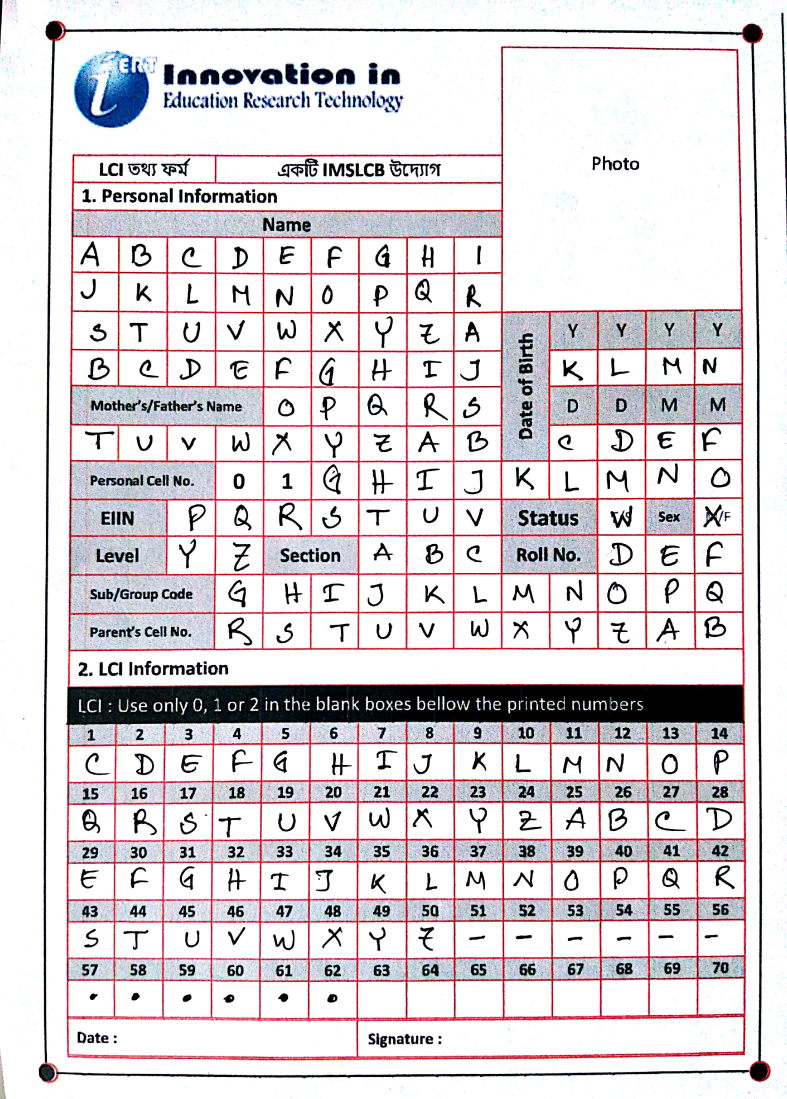
#> input picture Experiments/AI Mridul/Inputs/005.jpg, 2360 x 3296 px (shown at 1/3 size); its folder holds only this picture in this run
$ python -i D_Split.py   (imports and definitions only)
#> lines starting #> are read from the running program, lines starting #| are printed output that depends on the picture
#> further down, picture is the input picture: shape (3296, 2360, 3); mean B, G, R 216.2, 212.6, 220.7
import F_FinalPreprocess

import numpy as np
import cv2
import matplotlib.pyplot as plt
from scipy.spatial import ConvexHull
import glob

def MakeSharp(img):

    clahe = cv2.createCLAHE(clipLimit=5, tileGridSize=(1,1))

    lab = cv2.cvtColor(img, cv2.COLOR_BGR2LAB)
#> lab: shape (3296, 2360, 3); mean of channels 0, 1, 2 217.8, 131.7, 128.4
    l, a, b = cv2.split(lab)
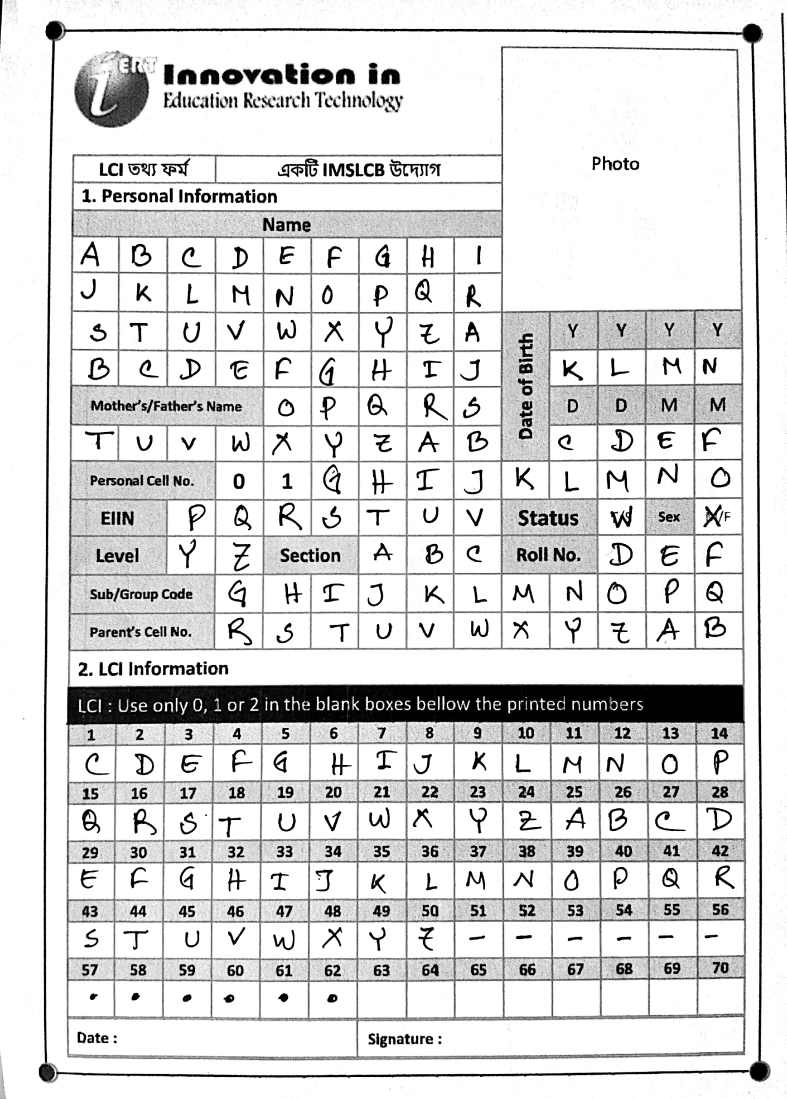
#> l: shape (3296, 2360) (shown at 1/3 size); min 0, max 255, mean 217.8
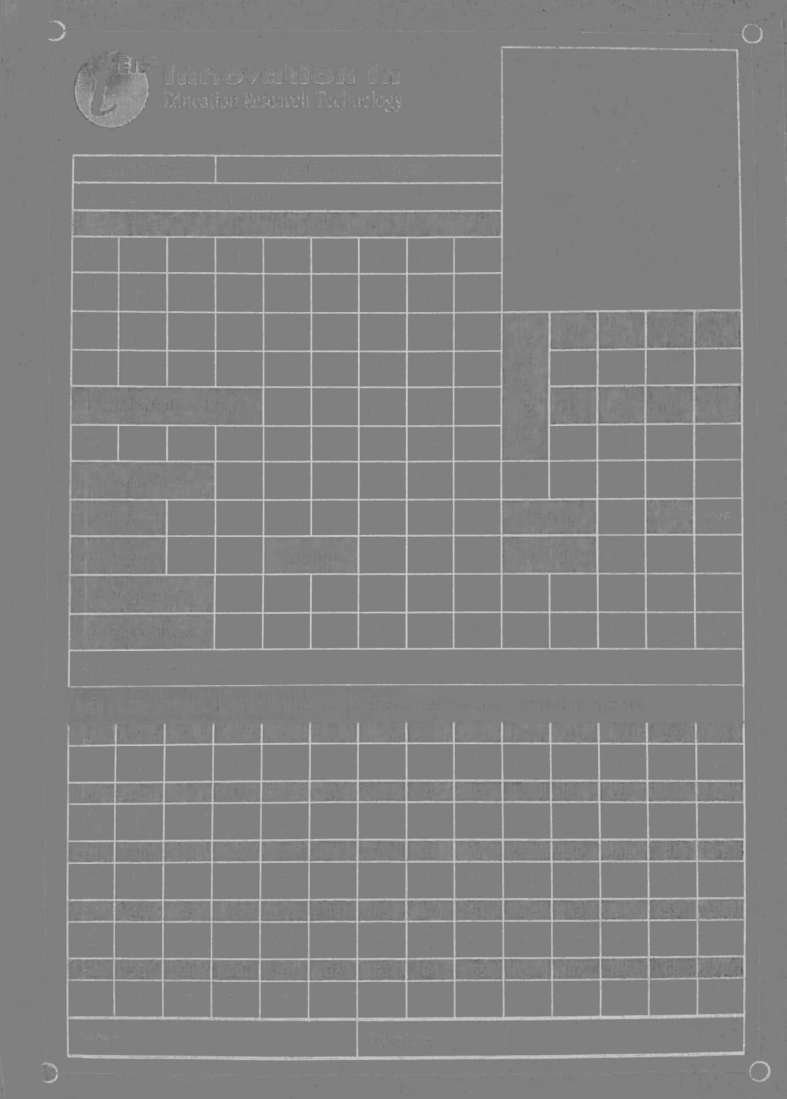
#> a: shape (3296, 2360) (shown at 1/3 size); min 85, max 210, mean 131.7
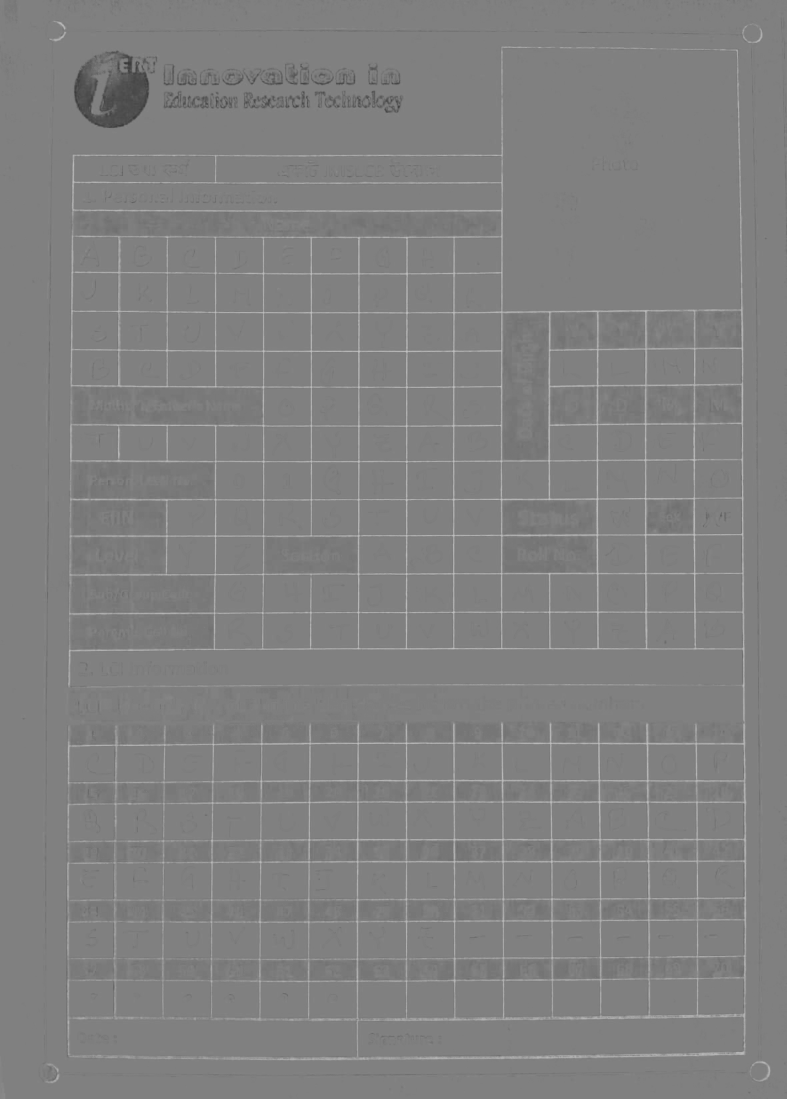
#> b: shape (3296, 2360) (shown at 1/3 size); min 50, max 195, mean 128.4

    l2 = clahe.apply(l)
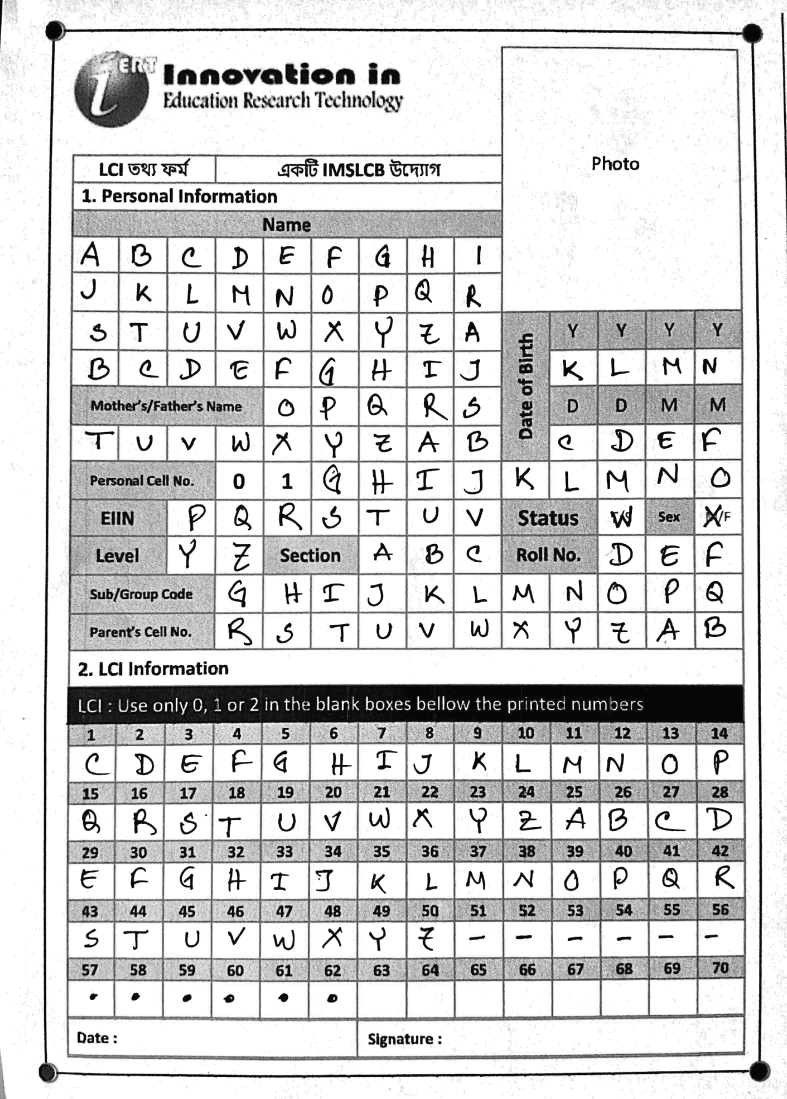
#> l2: shape (3296, 2360) (shown at 1/3 size); min 6, max 255, mean 211.7

    lab = cv2.merge((l2,a,b))
#> lab: shape (3296, 2360, 3); mean of channels 0, 1, 2 211.7, 131.7, 128.4
    img2 = cv2.cvtColor(lab, cv2.COLOR_LAB2BGR)
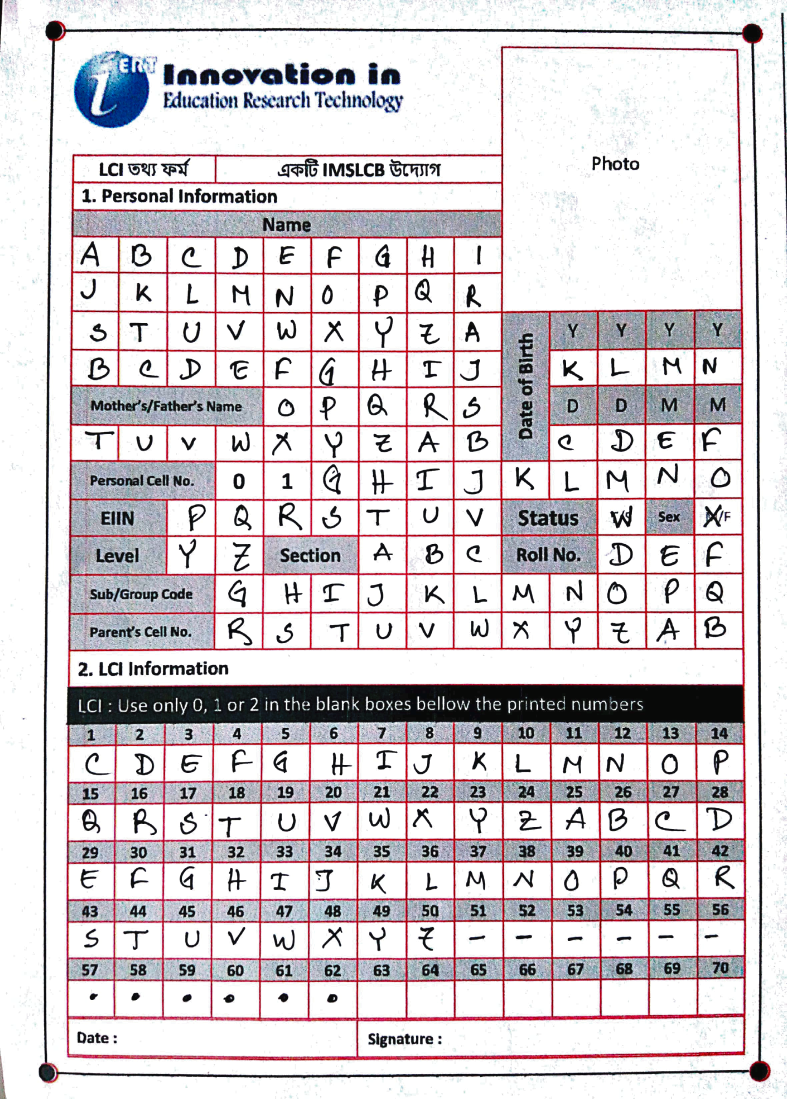
#> img2: shape (3296, 2360, 3) (shown at 1/3 size); mean B, G, R 209.8, 206.3, 214.2

    return img2

# [143 lines left out: functions Sharpen, DeleteBorder, ActualPreProcess, func3, not called in this run]


#
#image = cv2.imread("form3/1.jpg")
#new_image = func3(image, "name")

>>> import cv2
>>> picture = cv2.imread('Inputs/005.jpg')
>>> result = MakeSharp(picture)

$ run again, on Experiments/AI Mridul/Inputs/Form3.jpg
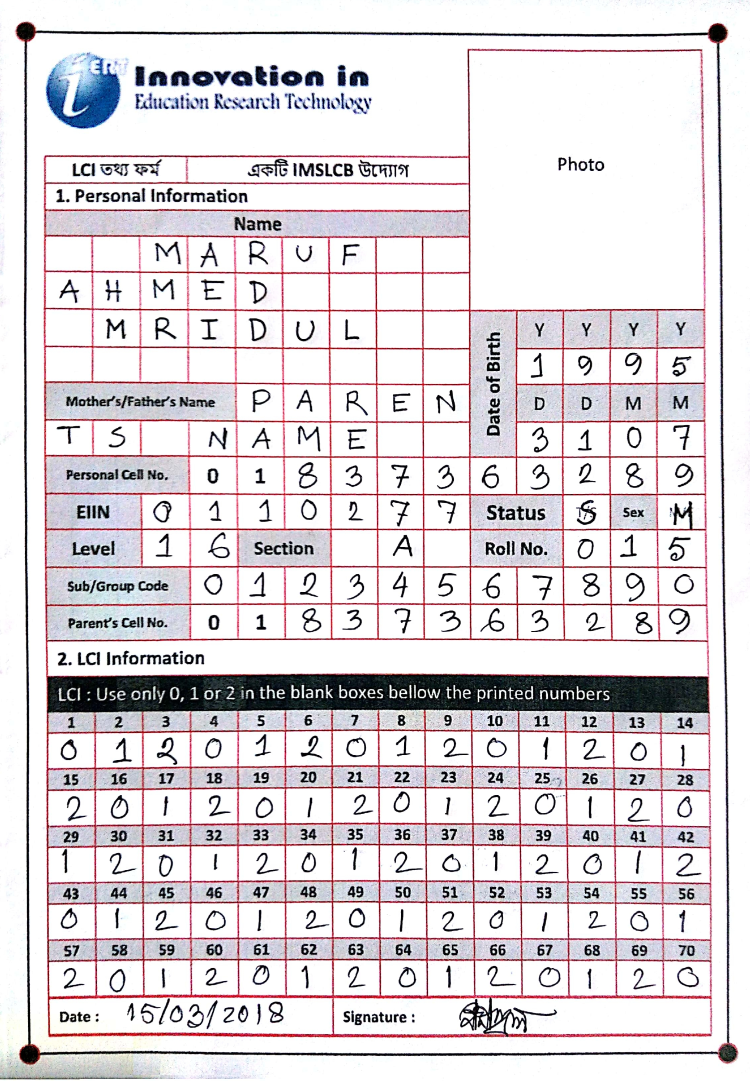
#> input picture Experiments/AI Mridul/Inputs/Form3.jpg, 2250 x 3241 px (shown at 1/3 size)
#> picture is the input picture: shape (3241, 2250, 3); mean B, G, R 219.4, 215.8, 222.2
#> in MakeSharp, `l, a, b = cv2.split(lab)`:
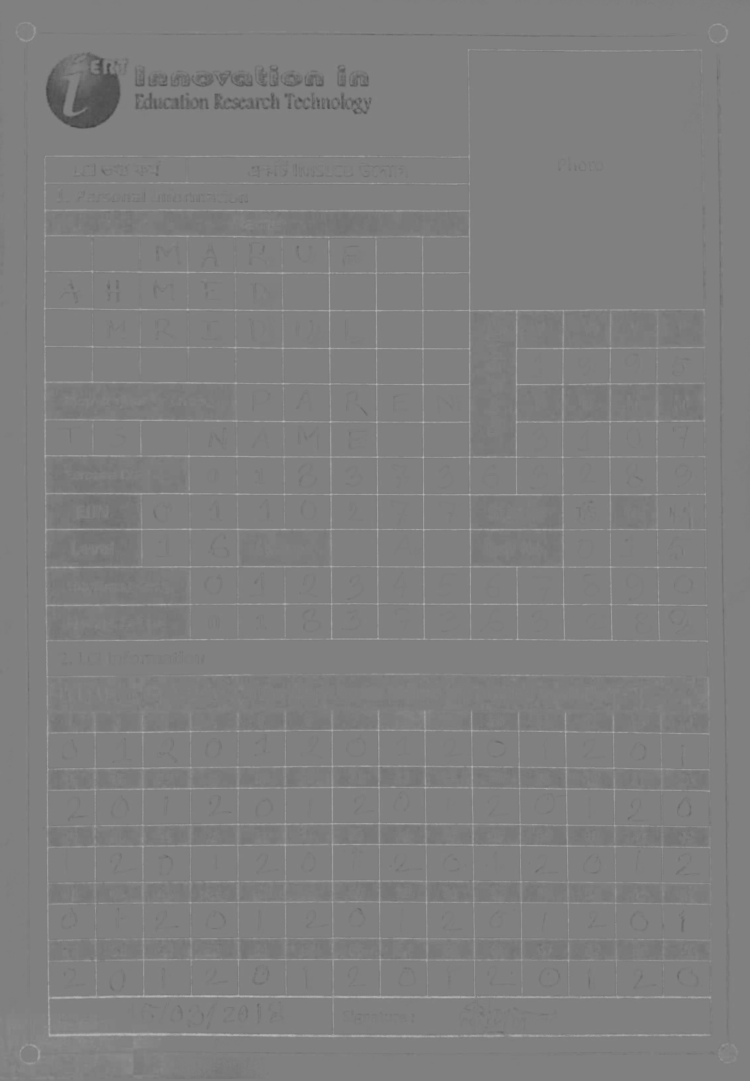
#> b: shape (3241, 2250) (shown at 1/3 size); min 64, max 185, mean 127.6
#> in MakeSharp, `img2 = cv2.cvtColor(lab, cv2.COLOR_LAB2BGR)`:
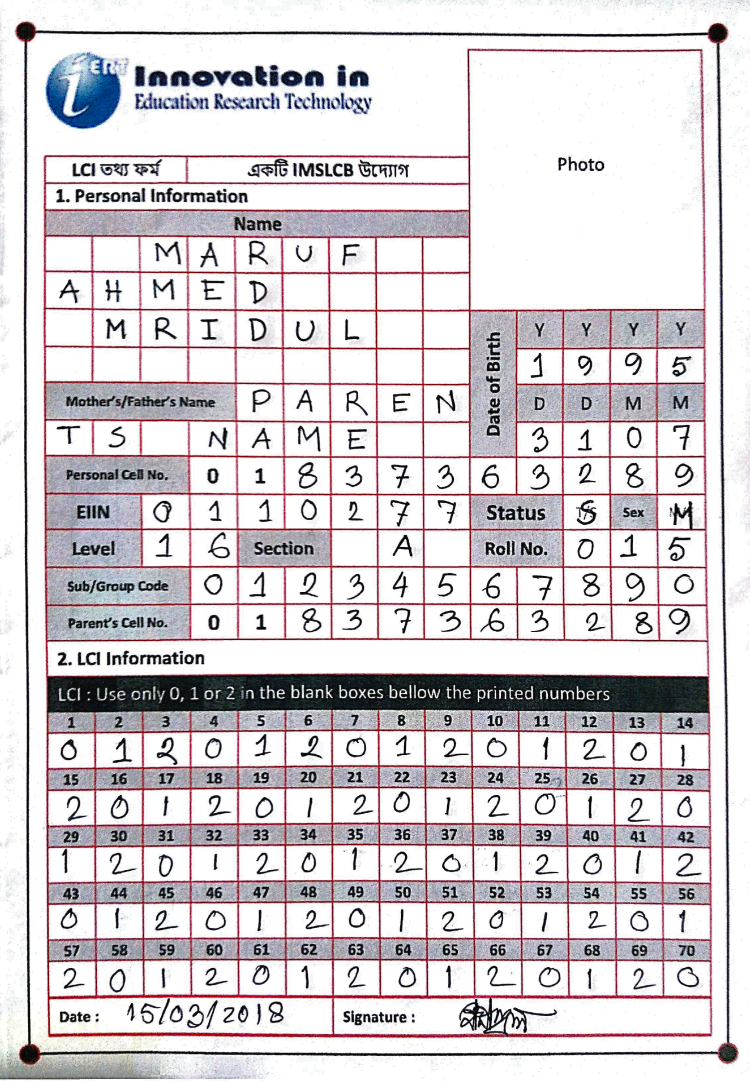
#> img2: shape (3241, 2250, 3) (shown at 1/3 size); mean B, G, R 211, 207.4, 213.7
